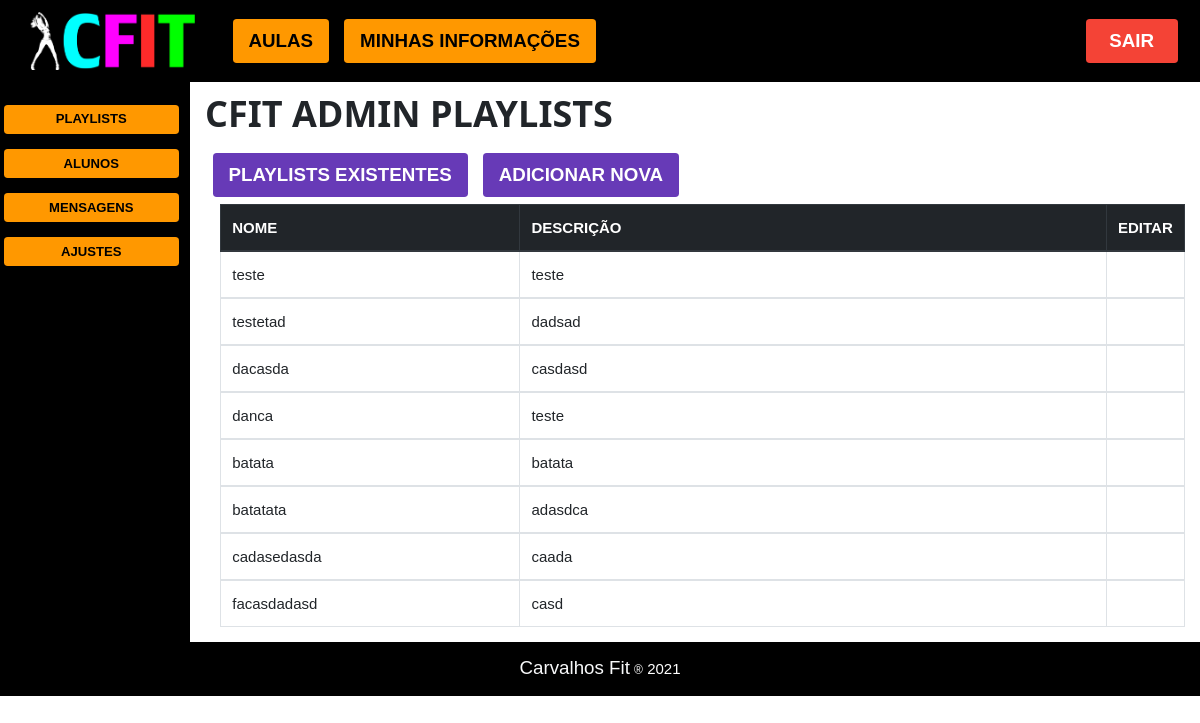
Before: /cfit_admin/cfit_admin_playlists (signed in) with the older database file.
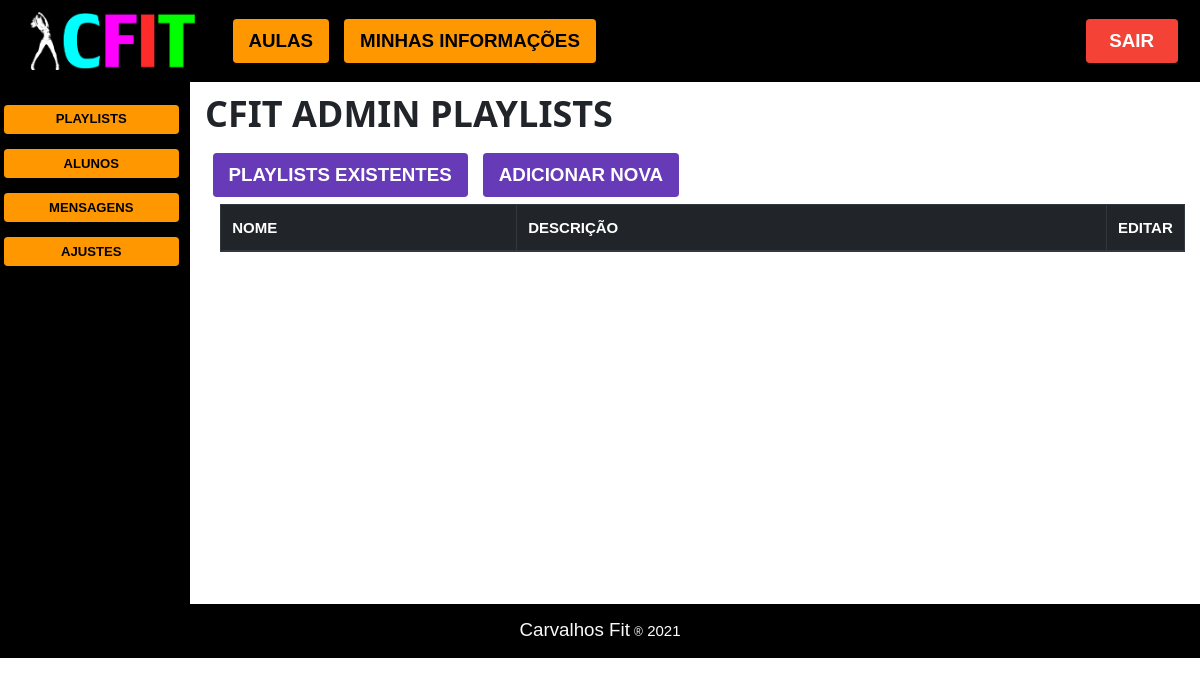
After: the same page with the newer database file.
### cfit/models.py (models this page shows)
class Playlist(models.Model):
    nome = models.CharField('nome', max_length=255, unique=True)
    descricao = models.CharField('descricao', max_length=255, null=True, default='')
    imagem = models.CharField('imagem', max_length=255, null=True, default='')

### cfit/views/cfit_admin.py (the view)
# urls.py: path('cfit_admin/cfit_admin_playlists', cfit_admin_playlists, name="cfit_admin_playlists"),
@adm_required
def cfit_admin_playlists(request):
    playlists = list(Playlist.objects.all().values())
    return render(request, 'cfit_admin/cfit_admin_playlists.html', {"playlists": playlists})

### cfit/sessionTester.py (called while the page is built)
def adm_required(func):
    f = func
    @functools.wraps(func)
    def wrapper_login_required(*args, **kwargs):
        try:
            if(args[0].session["nivel_de_acesso"] == 2):
                pass
            else:
                raise Exception
        except:
            return redirect("/home")
        else:
            return f(*args, **kwargs)
    return wrapper_login_required

### cfit/templates/cfit_admin/cfit_admin_playlists.html (shortened to what this page needs)
{% extends 'cfit_admin/cfit_admin.html' %} {% block 'painels_admin' %} {% load static%}
<div class="row">
    <div class="container">
        <h1><b>CFIT ADMIN PLAYLISTS</b></h1>
    </div>
    <div class="container">
        <wsi_button class="w3-button w3-deep-purple mx-2 my-2" id="button_playlists_existentes">PLAYLISTS EXISTENTES
        </wsi_button>
        <wsi_button class="w3-button w3-deep-purple mx-2 my-2" id="button_adicionar_nova">ADICIONAR NOVA</wsi_button>
    </div>
</div>
<div class="container">
    <div id="painel_listagem_playlists">
        <div class="container-flex" style="min-height:400px;">
            <table class="table table-hover table-bordered">
                <thead class="thead-dark">
                    <tr>
                        <th class="col-4">NOME</th>
                        <th class="col-8">DESCRIÇÃO</th>
                        <th>EDITAR</th>
                    </tr>
                </thead>
                {% for playlist in playlists %}
                <tbody>
                    <tr>
                        <td class="col-4"> {{playlist.nome}}
                        </td>
                        <td class="col-8 text-nowrap" style=" max-width: 600px; overflow:hidden;">{{playlist.descricao}}
                        </td>
                        <td>
                        </td>
                    </tr>
                </tbody>
                {% endfor %}
            </table>
        </div>
    </div>
</div>
{% endblock%}

### cfit/templates/cfit_admin/cfit_admin.html (shortened to what this page needs)
{% extends 'main.html' %} {% block content %} {% load static%}
<div>
    <nav class="navbar navbar-expand-lg navbar-dark text-light" style="background-color: black">
        <a class="navbar-brand col-sm-2" href="/">
            <img class="img-fluid mr-0" src="{% static 'cfit/img/logo.png' %}" alt="logo" />
        </a>
        <div class="collapse navbar-collapse" id="navbarTogglerDemo03">
            <div id="options" class="mr-auto">
                <ul class="navbar-nav">
                    <li class="nav-item mx-2">
                        <a href="{% url 'home'  %}">
                            <wsi_button class="col-sm-12 w3-button my-2"><b>AULAS</b>
                            </wsi_button>
                        </a>
                    </li>
                    <li class="nav-item mx-2">
                        <a href="">
                            <wsi_button class="col-sm-12 w3-button my-2"><b>MINHAS INFORMAÇÕES</b>
                            </wsi_button>
                        </a>
                    </li>
                </ul>
            </div>
            <a href="{% url 'logout'  %}" class="mx-3">
                <wsi_button class="col-sm-12 w3-button w3-red my-2 mx-2"><b>SAIR</b>
                </wsi_button>
            </a>
        </div>
    </nav>
</div>
<div class="row">
    <div class="sidenav w3-black col text-center pt-3">
        <a href="{% url 'cfit_admin_playlists'  %}"><wsi_button class="col-sm-12 my-2 mx-1 btn-sm">PLAYLISTS</wsi_button></a>
        <wsi_button class="col-sm-12 my-2 mx-1 btn-sm">ALUNOS</wsi_button>
        <wsi_button class="col-sm-12 my-2 mx-1 btn-sm">MENSAGENS</wsi_button>
        <wsi_button class="col-sm-12 my-2 mx-1 btn-sm">AJUSTES</wsi_button>
    </div>
    <div class="col-sm-10">
        {% block 'painels_admin' %}
        {% endblock %}
    </div>
</div>
{% endblock%}

### cfit/templates/main.html (shortened to what this page needs)
{% load static %}
<!DOCTYPE html>
<html lang="en">
<head>
    <link rel="stylesheet" href="{% static 'cfit/css/bootstrap.min.css' %}">
    <link rel="stylesheet" href="{% static 'cfit/css/animate.min.css'%}" />
    <link rel="stylesheet" href="{% static 'cfit/css/hover-min.css'%}" />
    <link rel="stylesheet" href="{% static 'cfit/css/w3.css' %}">
</head>
<body id="app">
    <div style="min-height:600px;">
        {% block content%} {% endblock content %}
    </div>
    <footer class="footer">
        <div class="container-flex w3-black py-3 text-center">
            <strong class="text-light h5">Carvalhos Fit</strong>  <small>&reg;</small>	 <span id="ano"></span>
        </div>
    </footer>
</body>
</html>

### cfit/static/cfit/css/w3.css (style rules this page uses)
*,*:before,*:after { box-sizing:inherit }
html { -ms-text-size-adjust:100%;-webkit-text-size-adjust:100% }
body { margin:0 }
article,aside,details,figcaption,figure,footer,header,main,menu,nav,section { display:block }
a { background-color:transparent }
b,strong { font-weight:bolder }
small { font-size:80% }
img { border-style:none }
button,input,select,textarea,optgroup { font:inherit;margin:0 }
button,input { overflow:visible }
button,select { text-transform:none }
button,[type=button],[type=reset],[type=submit] { -webkit-appearance:button }
html,body { font-family:Verdana,sans-serif;font-size:15px;line-height:1.5 }
html { overflow-x:hidden }
h1 { font-size:36px }
h1,h2,h3,h4,h5,h6 { font-family:"Segoe UI",Arial,sans-serif;font-weight:400;margin:10px 0 }
img { vertical-align:middle }
a { color:inherit }
.w3-btn,.w3-button { border:none;display:inline-block;padding:8px 16px;vertical-align:middle;overflow:hidden;text-decoration:none;color:inherit;background-color:inherit;text-align:center;cursor:pointer;white-space:nowrap }
.w3-btn,.w3-button { -webkit-touch-callout:none;-webkit-user-select:none;-khtml-user-select:none;-moz-user-select:none;-ms-user-select:none;user-select:none }
.w3-orange,.w3-hover-orange:hover { color:#000!important;background-color:#ff9800!important }
.w3-deep-purple,.w3-hover-deep-purple:hover { color:#fff!important;background-color:#673ab7!important }
.w3-red,.w3-hover-red:hover { color:#fff!important;background-color:#f44336!important }
.w3-black,.w3-hover-black:hover { color:#fff!important;background-color:#000!important }

Changed rows visible on the page:
removed Playlist: nome "teste", descricao "teste"
removed Playlist: nome "testetad", descricao "dadsad"
removed Playlist: nome "dacasda", descricao "casdasd"
removed Playlist: nome "danca", descricao "teste"
removed Playlist: nome "batata", descricao "batata"
removed Playlist: nome "batatata", descricao "adasdca"
removed Playlist: nome "cadasedasda", descricao "caada"
removed Playlist: nome "facasdadasd", descricao "casd"
